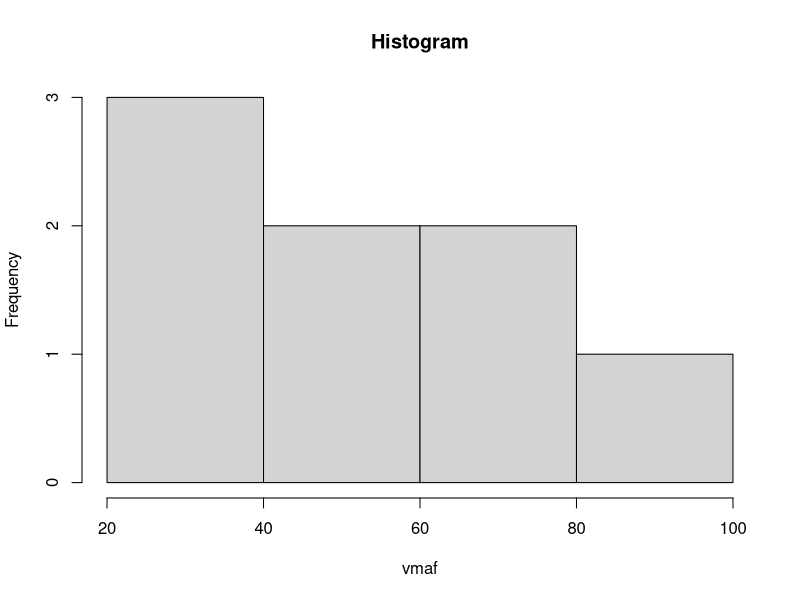
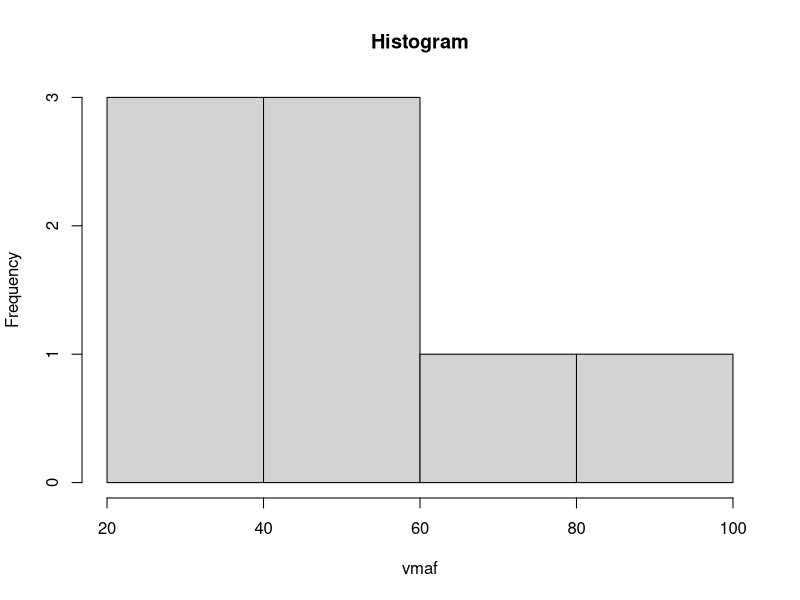
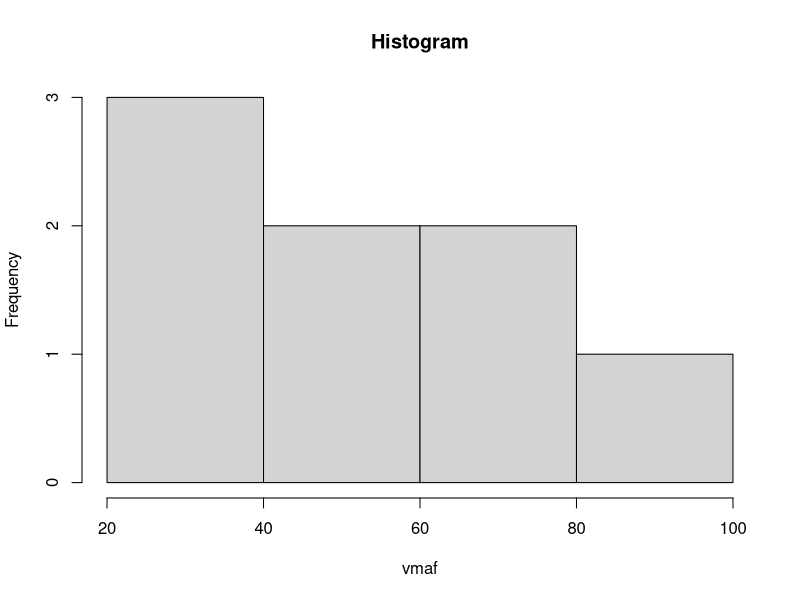
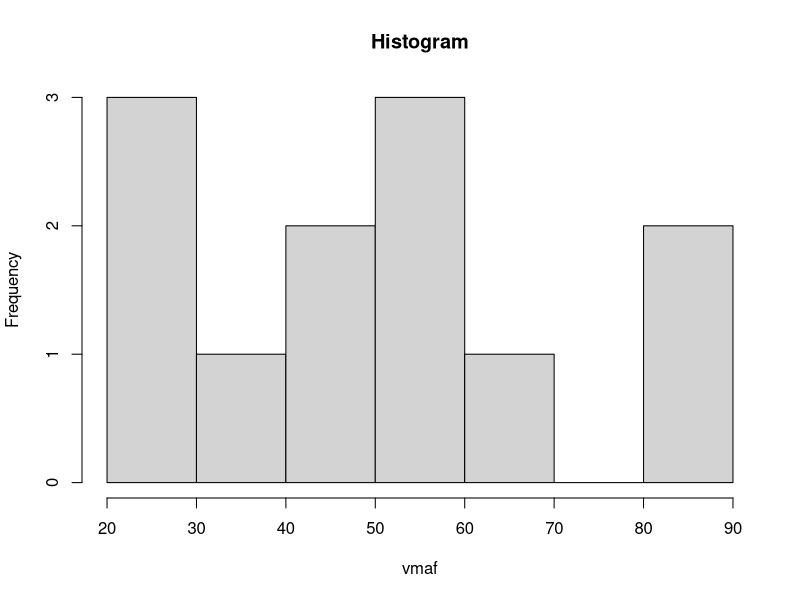
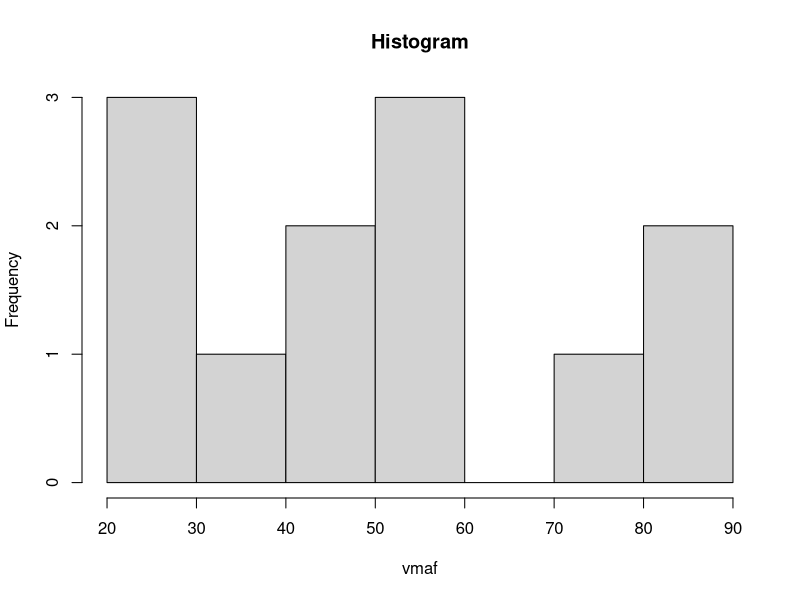
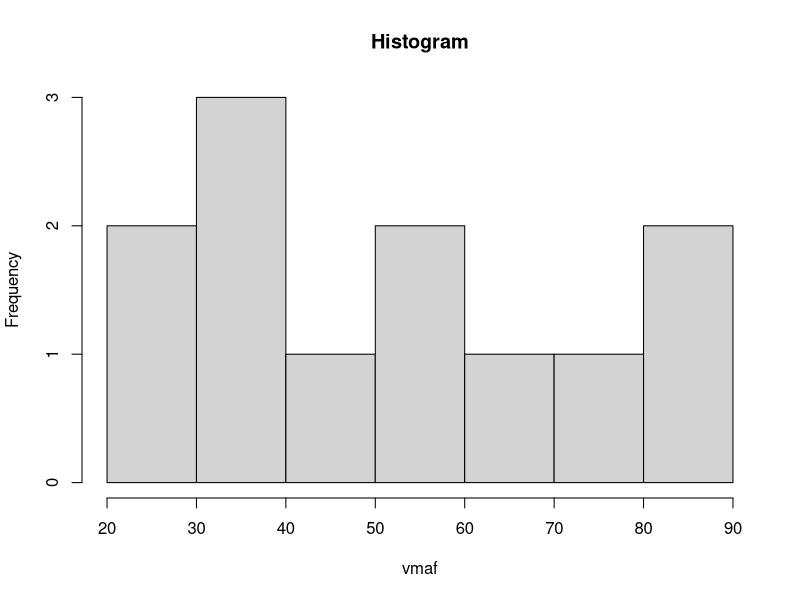
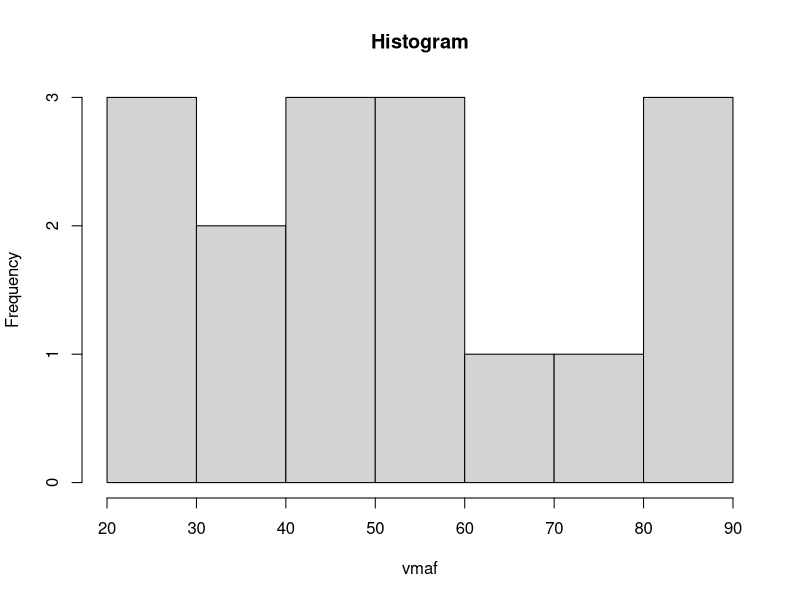
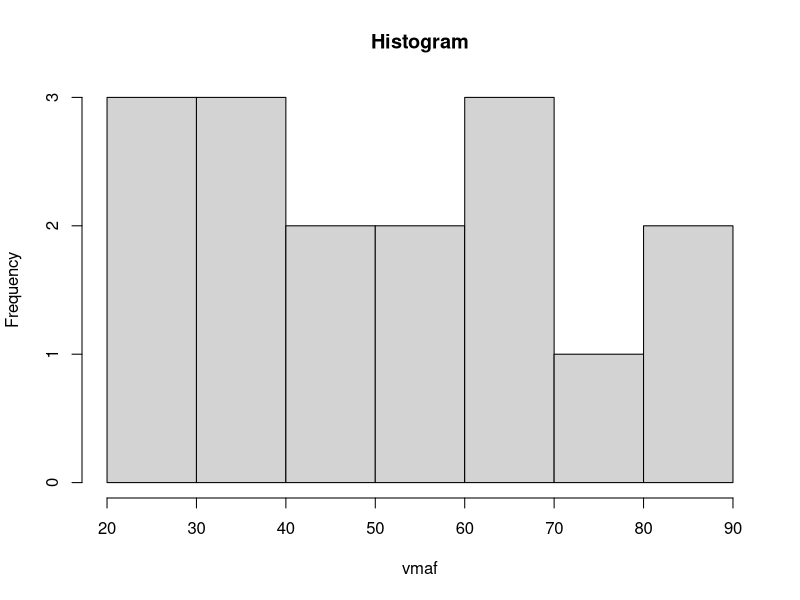

Write R code to recreate these figures, in order.

sc_20_01 <- c(50,70,40,20,30,60,80,90)
sc_20_02 <- c(20,60,30,60,90,70,50,40)
sc_20_03 <- c(90,50,20,40,40,70,80,50)

sc_30_01 <- c(90,60,40,60,20,50,70,90,50,30,20,60)
sc_30_02 <- c(50,50,60,30,20,60,80,90,90,60,40,20)
sc_30_03 <- c(20,40,30,60,40,80,50,90,70,40,90,60)

sc_40_01 <- c(60,80,90,60,40,50,90,60,40,20,20,50,30,50,70,90)
sc_40_02 <- c(70,50,40,70,30,20,60,60,80,70,90,90,50,40,40,20)
sc_40_03 <- c(90,90,70,50,80,60,40,20,30,70,80,50,40,20,20,60)

sc_60_01 <- c(50,60,50,70,40,30,20,60,40,70,90,90,50,40,80,70,40,30,20,20,50,60,70,90)
sc_60_02 <- c(20,20,50,70,90,90,50,30,40,40,70,80,70,60,40,30,20,60,80,90,90,60,40,30)
sc_60_03 <- c(90,80,90,50,40,20,30,70,80,50,40,20,30,70,80,60,40,30,50,80,90,70,40,50)

scenarios = list(sc_20_01, sc_20_02, sc_20_03, 
                 sc_30_01, sc_30_02, sc_30_03,
                 sc_40_01, sc_40_02, sc_40_03, 
                 sc_60_01, sc_60_02, sc_60_03)

for(sc in scenarios){
  print(sc)
  hist(sc, xlab="vmaf", main="Histogram")
}






